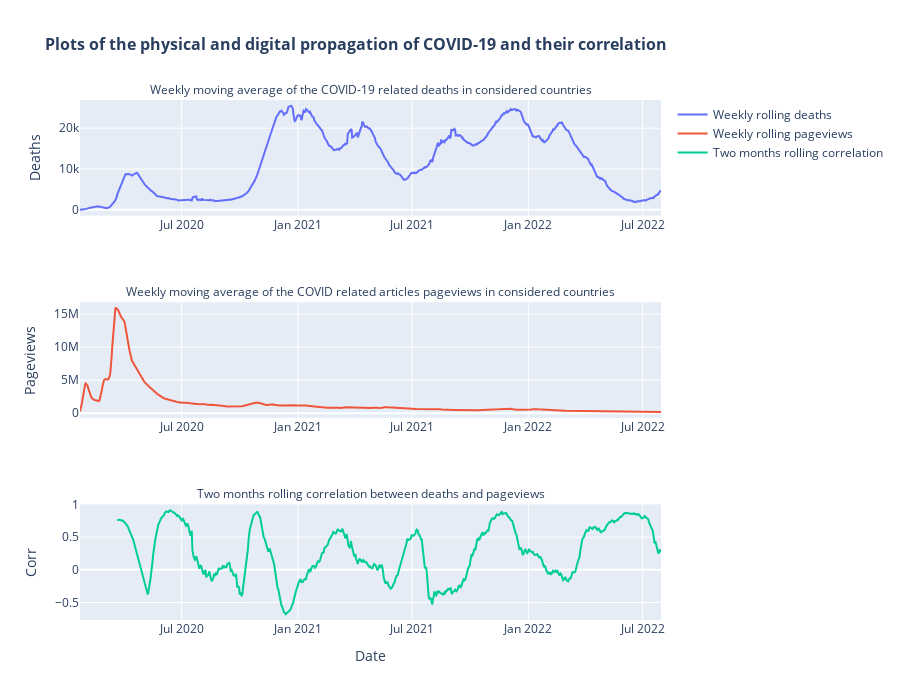

The notebook cell this image was saved under:
### Markdown cell above
Looking at this Figure, one notice that the slope of the line decreases with the time. It passes from 0.81 (p-value: 0.03) to 0.055 (p-value: 0.67). These values show that the earlier in the pandemic we were, the higher was the relation between COVID-19 deaths and wikipedia page views. However, with the arrival of the new waves, it decreases and the p-value of 0.67 shows even that we can not reject a no slope in the middle of 2021. This is due to the fact that people were already well informed on the disease.

Another point shown on the animated plot is the evolution of the position of each country related to the regression line. Some stay above it all the time such as Germany, others stay below Bangladesh and most of them varied their position. This highlights the interest or even the fear of the population towards COVID-19. In fact, the first group will search more information on the COVID-19 than the mean for a fixed number of deaths. On the other hand, the second group has less interest in this disease. Finally, the last group changes depending on the different waves in their countries.

Finally, we notice an increase of the slope of the regression line at the end of 2021 which coincides with the arrival of the Omicron variant and the third dose of vaccine in Europe.

### Code cell
from plotly.subplots import make_subplots
df_pageviews_cumulsumed = df_pageviews.sum(axis= 1).to_frame().rolling(7, min_periods=1).sum().rename(columns={0: 'Cumulative pageviews'}).reset_index()
deaths_cumulsumed = deaths.sum(axis= 1).to_frame().rolling(7, min_periods=1).sum().rename(columns={0: 'Cumulative deaths'}).reset_index()
df_correlation = df_pageviews.sum(axis= 1).rolling(60, min_periods=60).corr(deaths.sum(axis= 1)).to_frame().rename(columns={0: '2 months rolling correlation'}).reset_index()
fig = make_subplots(rows=3, cols=1, subplot_titles=(f'<span style="font-size: 12px;">Weekly moving average of the COVID-19 related deaths in considered countries</span>',
         f'<span style="font-size: 12px;">Weekly moving average of the COVID related articles pageviews in considered countries</span>',
          f'<span style="font-size: 12px;">Two months rolling correlation between deaths and pageviews</span>'))
fig.add_trace(go.Scatter(x= deaths_cumulsumed['date'], y= deaths_cumulsumed['Cumulative deaths'], name= 'Weekly rolling deaths'), row= 1, col= 1)
fig.add_trace(go.Scatter(x= df_pageviews_cumulsumed['date'], y= df_pageviews_cumulsumed['Cumulative pageviews'], name= 'Weekly rolling pageviews'), row= 2, col= 1)
fig.add_trace(go.Scatter(x= df_correlation['date'], y= df_correlation['2 months rolling correlation'], name= 'Two months rolling correlation'), row= 3, col= 1)
fig.update_layout(height=700, width= 900, 
    title_text= f'<span style="font-size: 16px;"><b>Plots of the physical and digital propagation of COVID-19 and their correlation</b></span>', 
    xaxis3_title = 'Date',
    yaxis1_title = 'Deaths',
    yaxis2_title = 'Pageviews',
    yaxis3_title = 'Corr')
fig.show()

### Figure 1 — Plotly figure (JSON) as saved in the notebook; plotly's stock layout.template omitted (floating-point values rounded to 4 significant figures; data arrays with more than 128 entries replaced by an {"elided": "..."} marker saying what was removed)
{"data": [{"name": "Weekly rolling deaths", "type": "scatter", "x": {"elided": "921 str values"}, "xaxis": "x", "y": {"elided": "921 float values"}, "yaxis": "y"}, {"name": "Weekly rolling pageviews", "type": "scatter", "x": {"elided": "921 str values"}, "xaxis": "x2", "y": {"elided": "921 float values"}, "yaxis": "y2"}, {"name": "Two months rolling correlation", "type": "scatter", "x": {"elided": "921 str values"}, "xaxis": "x3", "y": {"elided": "921 float values"}, "yaxis": "y3"}], "layout": {"annotations": [{"font": {"size": 16}, "showarrow": false, "text": "<span style=\"font-size: 12px;\">Weekly moving average of the COVID-19 related deaths in considered countries</span>", "x": 0.5, "xanchor": "center", "xref": "paper", "y": 1, "yanchor": "bottom", "yref": "paper"}, {"font": {"size": 16}, "showarrow": false, "text": "<span style=\"font-size: 12px;\">Weekly moving average of the COVID related articles pageviews in considered countries</span>", "x": 0.5, "xanchor": "center", "xref": "paper", "y": 0.6111, "yanchor": "bottom", "yref": "paper"}, {"font": {"size": 16}, "showarrow": false, "text": "<span style=\"font-size: 12px;\">Two months rolling correlation between deaths and pageviews</span>", "x": 0.5, "xanchor": "center", "xref": "paper", "y": 0.2222, "yanchor": "bottom", "yref": "paper"}], "height": 700, "title": {"text": "<span style=\"font-size: 16px;\"><b>Plots of the physical and digital propagation of COVID-19 and their correlation</b></span>"}, "width": 900, "xaxis": {"anchor": "y", "domain": [0, 1]}, "xaxis2": {"anchor": "y2", "domain": [0, 1]}, "xaxis3": {"anchor": "y3", "domain": [0, 1], "title": {"text": "Date"}}, "yaxis": {"anchor": "x", "domain": [0.7778, 1], "title": {"text": "Deaths"}}, "yaxis2": {"anchor": "x2", "domain": [0.3889, 0.6111], "title": {"text": "Pageviews"}}, "yaxis3": {"anchor": "x3", "domain": [0, 0.2222], "title": {"text": "Corr"}}}}
